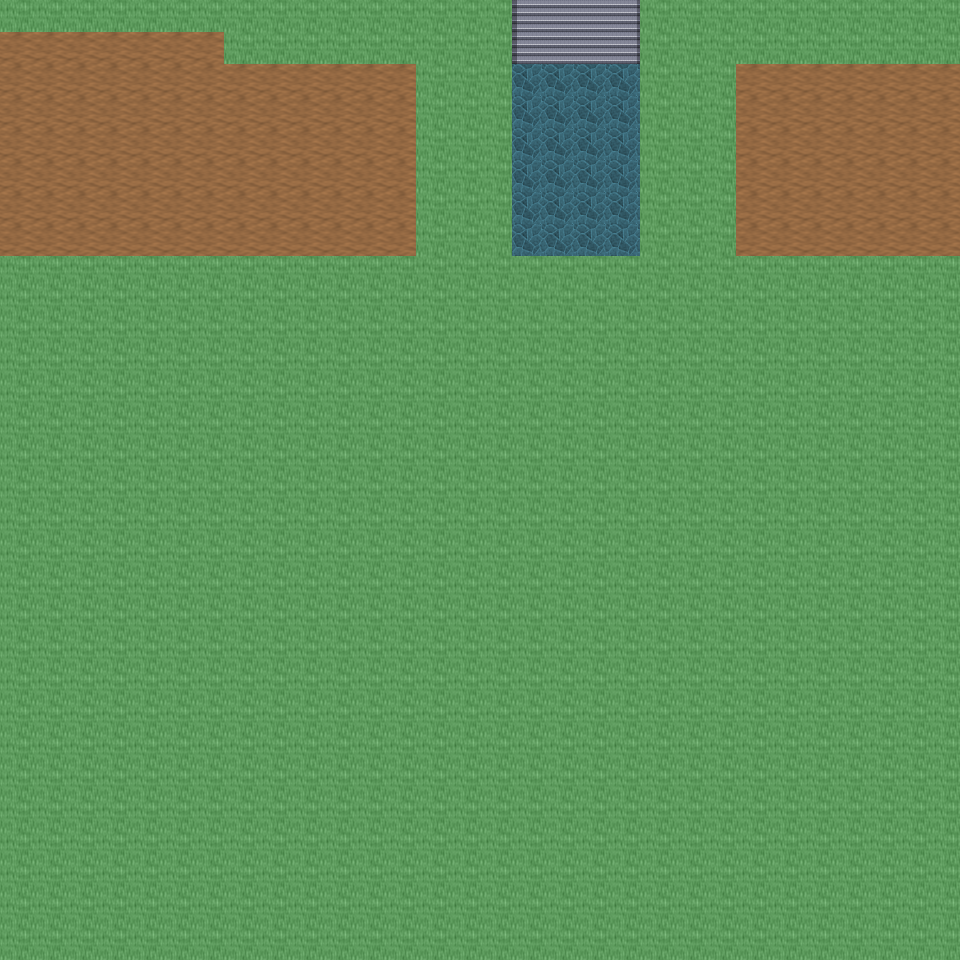

The image is a tile-based game level rendered from a .tmx file. Its description and source (layers, tilesets, objects; grid data summarised) follow:
An orthogonal 30x30 tile map with 32x32 px tiles, 6 tile layers (Ground, Object, Object2, Above, ...), 25 tilesets and 3 objects (3x mapchange).

<map version="1.0" orientation="orthogonal" renderorder="right-down" width="30" height="30" tilewidth="32" tileheight="32" nextobjectid="4">
  <tileset firstgid="1" name="tileset_ground_ground" tilewidth="32" tileheight="32" tilecount="33" columns="3">
    <image source="../drawable/tileset_ground_ground.png" width="96" height="352" />
  </tileset>
  <tileset firstgid="34" name="tileset_building_castle" tilewidth="32" tileheight="32" tilecount="320" columns="20">
    <image source="../drawable/tileset_building_castle.png" width="640" height="512" />
  </tileset>
  <tileset firstgid="354" name="tileset_furniture_carpet_carpets_2" tilewidth="32" tileheight="32" tilecount="20" columns="4">
    <image source="../drawable/tileset_furniture_carpet_carpets_2.png" width="128" height="160" />
  </tileset>
  <tileset firstgid="374" name="tileset_ground_indoor_tiles" tilewidth="32" tileheight="32" tilecount="8" columns="2">
    <image source="../drawable/tileset_ground_indoor_tiles.png" width="64" height="128" />
  </tileset>
  <tileset firstgid="382" name="tileset_ground_water_pool" tilewidth="32" tileheight="32" tilecount="72" columns="3">
    <image source="../drawable/tileset_ground_water_pool.png" width="96" height="768" />
  </tileset>
  <tileset firstgid="454" name="tileset_ground_ridge_earth_dark" tilewidth="32" tileheight="32" tilecount="96" columns="12">
    <image source="../drawable/tileset_ground_ridge_earth_dark.png" width="384" height="256" />
  </tileset>
  <tileset firstgid="550" name="tileset_logic_collision" tilewidth="32" tileheight="32" tilecount="1" columns="1">
    <image source="../drawable/tileset_logic_collision.png" width="32" height="32" />
  </tileset>
  <tileset firstgid="551" name="tileset_building_wall_stone_grey" tilewidth="32" tileheight="32" tilecount="12" columns="3">
    <image source="../drawable/tileset_building_wall_stone_grey.png" width="96" height="128" />
  </tileset>
  <tileset firstgid="563" name="tileset_building_roof_green" tilewidth="32" tileheight="32" tilecount="20" columns="5">
    <image source="../drawable/tileset_building_roof_green.png" width="160" height="128" />
  </tileset>
  <tileset firstgid="583" name="tileset_ground_ladder_horizontal_dark" tilewidth="32" tileheight="32" tilecount="3" columns="1">
    <image source="../drawable/tileset_ground_ladder_horizontal_dark.png" width="32" height="96" />
  </tileset>
  <tileset firstgid="586" name="tileset_building_house_pink_blue" tilewidth="32" tileheight="32" tilecount="99" columns="11">
    <image source="../drawable/tileset_building_house_pink_blue.png" width="352" height="288" />
  </tileset>
  <tileset firstgid="685" name="tileset_ground_mossy_brick_paving" tilewidth="32" tileheight="32" tilecount="9" columns="3">
    <image source="../drawable/tileset_ground_mossy_brick_paving.png" width="96" height="96" />
  </tileset>
  <tileset firstgid="694" name="tileset_plant_tree_locust_tree" tilewidth="32" tileheight="32" tilecount="20" columns="4">
    <image source="../drawable/tileset_plant_tree_locust_tree.png" width="128" height="160" />
  </tileset>
  <tileset firstgid="714" name="tileset_plant_tree_spruce" tilewidth="32" tileheight="32" tilecount="6" columns="2">
    <image source="../drawable/tileset_plant_tree_spruce.png" width="64" height="96" />
  </tileset>
  <tileset firstgid="720" name="tileset_plant_flower_flowers_mixed" tilewidth="32" tileheight="32" tilecount="16" columns="4">
    <image source="../drawable/tileset_plant_flower_flowers_mixed.png" width="128" height="128" />
  </tileset>
  <tileset firstgid="736" name="tileset_ground_cobbled_paving" tilewidth="32" tileheight="32" tilecount="1" columns="1">
    <image source="../drawable/tileset_ground_cobbled_paving.png" width="32" height="32" />
  </tileset>
  <tileset firstgid="737" name="tileset_plant_flower_daisy_white" tilewidth="32" tileheight="32" tilecount="8" columns="2">
    <image source="../drawable/tileset_plant_flower_daisy_white.png" width="64" height="128" />
  </tileset>
  <tileset firstgid="745" name="tileset_item_postbox" tilewidth="32" tileheight="32" tilecount="4" columns="2">
    <image source="../drawable/tileset_item_postbox.png" width="64" height="64" />
  </tileset>
  <tileset firstgid="749" name="tileset_item_postbox_2" tilewidth="32" tileheight="32" tilecount="2" columns="1">
    <image source="../drawable/tileset_item_postbox_2.png" width="32" height="64" />
  </tileset>
  <tileset firstgid="751" name="tileset_furniture_table_tree_stump_table" tilewidth="32" tileheight="32" tilecount="4" columns="2">
    <image source="../drawable/tileset_furniture_table_tree_stump_table.png" width="64" height="64" />
  </tileset>
  <tileset firstgid="755" name="tileset_plant_stump_int_small_stump" tilewidth="32" tileheight="32" tilecount="1" columns="1">
    <image source="../drawable/tileset_plant_stump_int_small_stump.png" width="32" height="32" />
  </tileset>
  <tileset firstgid="756" name="tileset_plant_grasses" tilewidth="32" tileheight="32" tilecount="6" columns="3">
    <image source="../drawable/tileset_plant_grasses.png" width="96" height="64" />
  </tileset>
  <tileset firstgid="762" name="tileset_building_fence_wooden_brown_fence" tilewidth="32" tileheight="32" tilecount="42" columns="7">
    <image source="../drawable/tileset_building_fence_wooden_brown_fence.png" width="224" height="192" />
  </tileset>
  <tileset firstgid="804" name="tileset_ground_green_paving" tilewidth="32" tileheight="32" tilecount="18" columns="3">
    <image source="../drawable/tileset_ground_green_paving.png" width="96" height="192" />
  </tileset>
  <tileset firstgid="822" name="tileset_building_stone_ruins" tilewidth="32" tileheight="32" tilecount="72" columns="6">
    <image source="../drawable/tileset_building_stone_ruins.png" width="192" height="384" />
  </tileset>
  <layer name="Ground" width="30" height="30">
    <data>[900 cells, 240 non-empty, 4 distinct tile ids]</data>
  </layer>
  <layer name="Object" width="30" height="30">
    <data>[900 cells, 89 non-empty, 15 distinct tile ids]</data>
  </layer>
  <layer name="Object2" width="30" height="30">
    <data>[900 cells, 4 non-empty, 2 distinct tile ids]</data>
  </layer>
  <layer name="Above" width="30" height="30">
    <data>[900 cells, 0 non-empty, 0 distinct tile ids]</data>
  </layer>
  <layer name="Above2" width="30" height="30">
    <data>[900 cells, 0 non-empty, 0 distinct tile ids]</data>
  </layer>
  <layer name="Walkable" width="30" height="30">
    <data>[900 cells, 741 non-empty, 1 distinct tile ids]</data>
  </layer>
  <objectgroup name="MapEvents">
    <object id="1" name="north" type="mapchange" x="512" y="0" width="128" height="32">
      <properties>
        <property name="map" value="0_ados_mountain_n2_w2_x2_y3" />
        <property name="place" value="south" />
      </properties>
    </object>
    <object id="2" name="west" type="mapchange" x="0" y="32" width="32" height="224">
      <properties>
        <property name="map" value="0_ados_mountain_n2_w2_x1_y4" />
        <property name="place" value="east" />
      </properties>
    </object>
    <object id="3" name="east" type="mapchange" x="928" y="64" width="32" height="192">
      <properties>
        <property name="map" value="0_ados_mountain_n2_w2_x3_y4" />
        <property name="place" value="west" />
      </properties>
    </object>
  </objectgroup>
</map>
